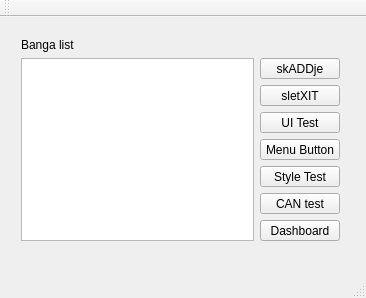
<?xml version="1.0" encoding="UTF-8"?>
<ui version="4.0">
 <class>TUIcomotiveClass</class>
 <widget class="QMainWindow" name="TUIcomotiveClass">
  <property name="geometry">
   <rect>
    <x>0</x>
    <y>0</y>
    <width>366</width>
    <height>298</height>
   </rect>
  </property>
  <property name="contextMenuPolicy">
   <enum>Qt::NoContextMenu</enum>
  </property>
  <property name="windowTitle">
   <string>TUIcomotive</string>
  </property>
  <widget class="QWidget" name="centralWidget">
   <widget class="QWidget" name="layoutWidget">
    <property name="geometry">
     <rect>
      <x>10</x>
      <y>10</y>
      <width>341</width>
      <height>245</height>
     </rect>
    </property>
    <layout class="QGridLayout" name="gridLayout">
     <item row="0" column="0">
      <widget class="QLabel" name="label">
       <property name="text">
        <string>Banga list</string>
       </property>
      </widget>
     </item>
     <item row="1" column="0" colspan="2">
      <widget class="QListWidget" name="bangaList"/>
     </item>
     <item row="1" column="2">
      <layout class="QVBoxLayout" name="verticalLayout_2">
       <item>
        <widget class="QPushButton" name="addButton">
         <property name="text">
          <string>skADDje</string>
         </property>
        </widget>
       </item>
       <item>
        <widget class="QPushButton" name="deleteButton">
         <property name="text">
          <string>sletXIT</string>
         </property>
        </widget>
       </item>
       <item>
        <widget class="QPushButton" name="testButton">
         <property name="text">
          <string>UI Test</string>
         </property>
        </widget>
       </item>
       <item>
        <widget class="QPushButton" name="menuButton">
         <property name="text">
          <string>Menu Button</string>
         </property>
        </widget>
       </item>
       <item>
        <widget class="QPushButton" name="styleButton">
         <property name="text">
          <string>Style Test</string>
         </property>
        </widget>
       </item>
       <item>
        <widget class="QPushButton" name="canButton">
         <property name="text">
          <string>CAN test</string>
         </property>
        </widget>
       </item>
       <item>
        <widget class="QPushButton" name="dashboardButton">
         <property name="text">
          <string>Dashboard</string>
         </property>
        </widget>
       </item>
       <item>
        <spacer name="verticalSpacer">
         <property name="orientation">
          <enum>Qt::Vertical</enum>
         </property>
         <property name="sizeHint" stdset="0">
          <size>
           <width>20</width>
           <height>128</height>
          </size>
         </property>
        </spacer>
       </item>
      </layout>
     </item>
     <item row="2" column="0">
      <widget class="QLabel" name="nameLabel">
       <property name="text">
        <string>&lt;No item selected&gt;</string>
       </property>
      </widget>
     </item>
     <item row="2" column="1">
      <widget class="QLabel" name="emailLabel">
       <property name="text">
        <string/>
       </property>
      </widget>
     </item>
    </layout>
   </widget>
  </widget>
  <widget class="QMenuBar" name="menuBar">
   <property name="geometry">
    <rect>
     <x>0</x>
     <y>0</y>
     <width>366</width>
     <height>21</height>
    </rect>
   </property>
  </widget>
  <widget class="QToolBar" name="mainToolBar">
   <attribute name="toolBarArea">
    <enum>TopToolBarArea</enum>
   </attribute>
   <attribute name="toolBarBreak">
    <bool>false</bool>
   </attribute>
  </widget>
  <widget class="QStatusBar" name="statusBar"/>
 </widget>
 <layoutdefault spacing="6" margin="11"/>
 <resources>
  <include location="TUIcomotive.qrc"/>
 </resources>
 <connections/>
</ui>
